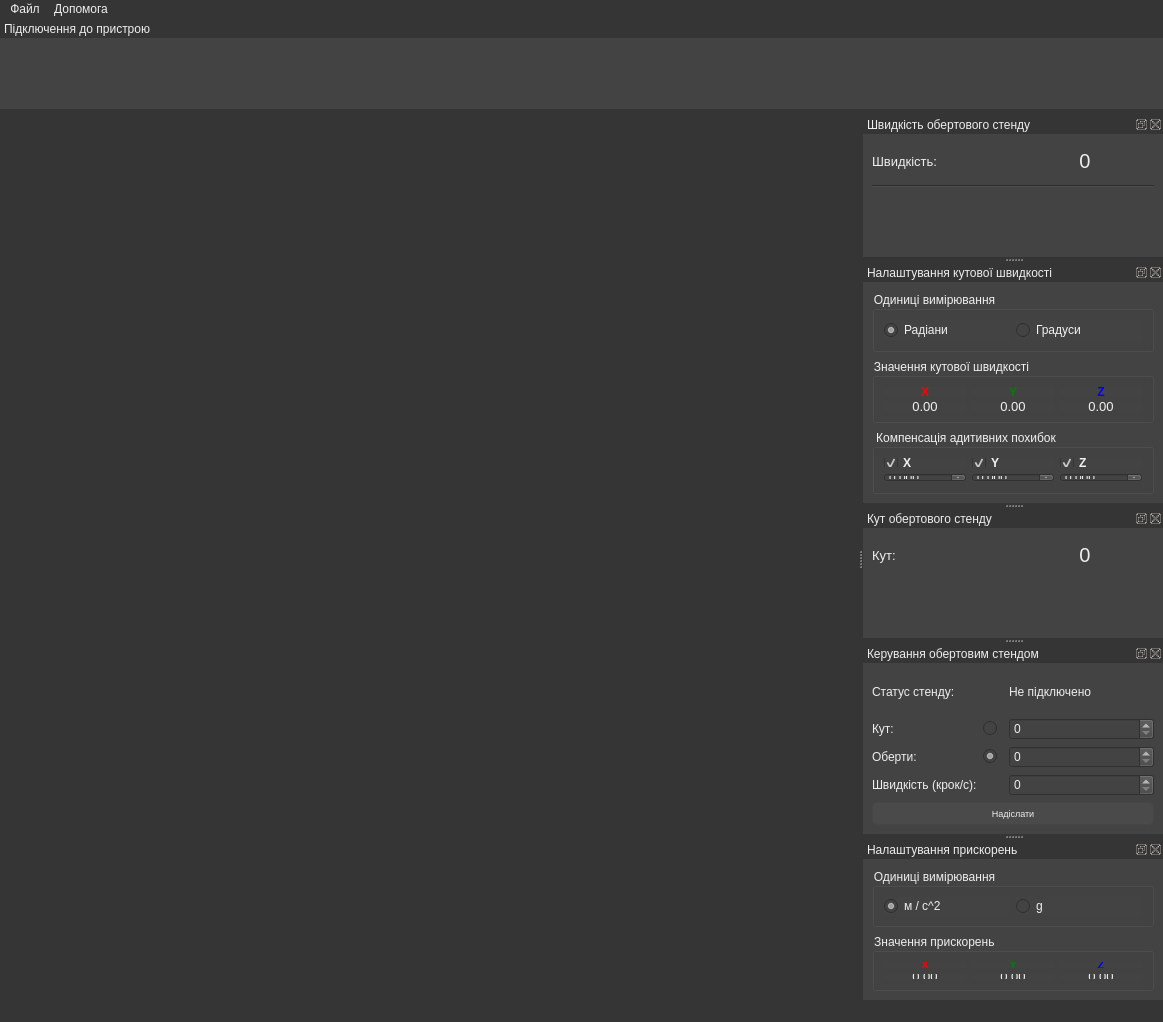
<?xml version="1.0" encoding="UTF-8"?>
<ui version="4.0">
 <class>MainWindow</class>
 <widget class="QMainWindow" name="MainWindow">
  <property name="geometry">
   <rect>
    <x>0</x>
    <y>0</y>
    <width>1163</width>
    <height>1022</height>
   </rect>
  </property>
  <property name="windowTitle">
   <string>PyQtier Main Window</string>
  </property>
  <property name="styleSheet">
   <string notr="true">			
	color: rgb(238, 238, 238);
	background-color: rgb(53, 53, 53);</string>
  </property>
  <widget class="QWidget" name="centralwidget">
   <property name="maximumSize">
    <size>
     <width>16777215</width>
     <height>16777215</height>
    </size>
   </property>
   <property name="styleSheet">
    <string notr="true">color: rgb(255, 255, 255);</string>
   </property>
   <layout class="QVBoxLayout" name="verticalLayout">
    <property name="leftMargin">
     <number>0</number>
    </property>
    <property name="topMargin">
     <number>0</number>
    </property>
    <property name="rightMargin">
     <number>0</number>
    </property>
    <property name="bottomMargin">
     <number>0</number>
    </property>
    <item>
     <widget class="QWidget" name="accel_plot_widget" native="true"/>
    </item>
    <item>
     <widget class="QWidget" name="gyro_plot_widget" native="true"/>
    </item>
    <item>
     <widget class="QWidget" name="euler_plot_widget" native="true"/>
    </item>
   </layout>
  </widget>
  <widget class="QMenuBar" name="menubar">
   <property name="geometry">
    <rect>
     <x>0</x>
     <y>0</y>
     <width>1163</width>
     <height>21</height>
    </rect>
   </property>
   <widget class="QMenu" name="menuFile">
    <property name="title">
     <string>Файл</string>
    </property>
    <addaction name="actionSettings"/>
    <addaction name="separator"/>
    <addaction name="actionQuit"/>
   </widget>
   <widget class="QMenu" name="menuHelp">
    <property name="title">
     <string>Допомога</string>
    </property>
    <addaction name="actionAbout"/>
   </widget>
   <addaction name="menuFile"/>
   <addaction name="menuHelp"/>
  </widget>
  <widget class="QStatusBar" name="statusbar"/>
  <widget class="QDockWidget" name="rotator_speed_dock_widget">
   <property name="minimumSize">
    <size>
     <width>300</width>
     <height>129</height>
    </size>
   </property>
   <property name="maximumSize">
    <size>
     <width>524287</width>
     <height>524287</height>
    </size>
   </property>
   <property name="styleSheet">
    <string notr="true">QTabBar:tab { color: white; border: 2px solid #00FFFF; background-color: gray;}</string>
   </property>
   <property name="allowedAreas">
    <set>Qt::LeftDockWidgetArea|Qt::RightDockWidgetArea</set>
   </property>
   <property name="windowTitle">
    <string>Швидкість обертового стенду</string>
   </property>
   <attribute name="dockWidgetArea">
    <number>2</number>
   </attribute>
   <widget class="QWidget" name="rotator_widget">
    <property name="styleSheet">
     <string notr="true">background-color: rgb(67, 67, 67);</string>
    </property>
    <layout class="QGridLayout" name="gridLayout_2">
     <item row="4" column="0">
      <widget class="QLabel" name="label_17">
       <property name="font">
        <font>
         <pointsize>10</pointsize>
        </font>
       </property>
       <property name="text">
        <string>Швидкість:</string>
       </property>
      </widget>
     </item>
     <item row="4" column="1">
      <widget class="QLabel" name="label_19">
       <property name="maximumSize">
        <size>
         <width>16777215</width>
         <height>36</height>
        </size>
       </property>
       <property name="font">
        <font>
         <pointsize>15</pointsize>
        </font>
       </property>
       <property name="text">
        <string>0</string>
       </property>
       <property name="alignment">
        <set>Qt::AlignCenter</set>
       </property>
      </widget>
     </item>
     <item row="6" column="0" colspan="2">
      <widget class="QWidget" name="rotation_speed_widget" native="true">
       <property name="minimumSize">
        <size>
         <width>0</width>
         <height>50</height>
        </size>
       </property>
      </widget>
     </item>
     <item row="5" column="0" colspan="2">
      <widget class="Line" name="line">
       <property name="orientation">
        <enum>Qt::Horizontal</enum>
       </property>
      </widget>
     </item>
    </layout>
   </widget>
  </widget>
  <widget class="QDockWidget" name="gyro_config_dock_widget">
   <property name="minimumSize">
    <size>
     <width>251</width>
     <height>240</height>
    </size>
   </property>
   <property name="maximumSize">
    <size>
     <width>524287</width>
     <height>240</height>
    </size>
   </property>
   <property name="styleSheet">
    <string notr="true">QTabBar:tab { color: white; border: 2px solid #00FFFF; background-color: gray;}</string>
   </property>
   <property name="windowTitle">
    <string>Налаштування кутової швидкості</string>
   </property>
   <attribute name="dockWidgetArea">
    <number>2</number>
   </attribute>
   <widget class="QWidget" name="dockWidgetContents">
    <property name="styleSheet">
     <string notr="true">background-color: rgb(67, 67, 67);
color: rgb(241, 241, 241);</string>
    </property>
    <layout class="QHBoxLayout" name="horizontalLayout_2">
     <property name="leftMargin">
      <number>0</number>
     </property>
     <property name="topMargin">
      <number>0</number>
     </property>
     <property name="rightMargin">
      <number>0</number>
     </property>
     <property name="bottomMargin">
      <number>0</number>
     </property>
     <item>
      <widget class="QWidget" name="accel_widget_2" native="true">
       <property name="styleSheet">
        <string notr="true">background-color: rgb(67, 67, 67);</string>
       </property>
       <layout class="QGridLayout" name="gridLayout_4">
        <item row="1" column="0" colspan="2">
         <widget class="QGroupBox" name="groupBox">
          <property name="title">
           <string>Значення кутової швидкості</string>
          </property>
          <layout class="QGridLayout" name="gridLayout_6">
           <item row="1" column="0">
            <widget class="QLabel" name="lb_gyro_x_value">
             <property name="font">
              <font>
               <pointsize>10</pointsize>
              </font>
             </property>
             <property name="text">
              <string>0.00</string>
             </property>
             <property name="alignment">
              <set>Qt::AlignCenter</set>
             </property>
            </widget>
           </item>
           <item row="1" column="1">
            <widget class="QLabel" name="lb_gyro_y_value">
             <property name="font">
              <font>
               <pointsize>10</pointsize>
              </font>
             </property>
             <property name="text">
              <string>0.00</string>
             </property>
             <property name="alignment">
              <set>Qt::AlignCenter</set>
             </property>
            </widget>
           </item>
           <item row="1" column="2">
            <widget class="QLabel" name="lb_gyro_z_value">
             <property name="font">
              <font>
               <pointsize>10</pointsize>
              </font>
             </property>
             <property name="text">
              <string>0.00</string>
             </property>
             <property name="alignment">
              <set>Qt::AlignCenter</set>
             </property>
            </widget>
           </item>
           <item row="0" column="1">
            <widget class="QLabel" name="label_21">
             <property name="font">
              <font>
               <weight>75</weight>
               <bold>true</bold>
              </font>
             </property>
             <property name="styleSheet">
              <string notr="true">color: green;</string>
             </property>
             <property name="text">
              <string>Y</string>
             </property>
             <property name="alignment">
              <set>Qt::AlignCenter</set>
             </property>
            </widget>
           </item>
           <item row="0" column="0">
            <widget class="QLabel" name="label_22">
             <property name="font">
              <font>
               <weight>75</weight>
               <bold>true</bold>
              </font>
             </property>
             <property name="styleSheet">
              <string notr="true">color: red;</string>
             </property>
             <property name="text">
              <string>X</string>
             </property>
             <property name="alignment">
              <set>Qt::AlignCenter</set>
             </property>
            </widget>
           </item>
           <item row="0" column="2">
            <widget class="QLabel" name="label_23">
             <property name="maximumSize">
              <size>
               <width>546783</width>
               <height>16777215</height>
              </size>
             </property>
             <property name="font">
              <font>
               <weight>75</weight>
               <bold>true</bold>
              </font>
             </property>
             <property name="styleSheet">
              <string notr="true">color: blue;</string>
             </property>
             <property name="text">
              <string>Z</string>
             </property>
             <property name="alignment">
              <set>Qt::AlignCenter</set>
             </property>
            </widget>
           </item>
          </layout>
         </widget>
        </item>
        <item row="2" column="0" colspan="2">
         <widget class="QGroupBox" name="groupBox_2">
          <property name="title">
           <string>Компенсація адитивних похибок</string>
          </property>
          <layout class="QGridLayout" name="gridLayout_7">
           <item row="1" column="0">
            <widget class="QDoubleSpinBox" name="sb_bias_x_gyro">
             <property name="decimals">
              <number>3</number>
             </property>
             <property name="minimum">
              <double>-100.000000000000000</double>
             </property>
             <property name="maximum">
              <double>100.000000000000000</double>
             </property>
             <property name="singleStep">
              <double>0.010000000000000</double>
             </property>
            </widget>
           </item>
           <item row="1" column="2">
            <widget class="QDoubleSpinBox" name="sb_bias_z_gyro">
             <property name="decimals">
              <number>3</number>
             </property>
             <property name="minimum">
              <double>-100.000000000000000</double>
             </property>
             <property name="maximum">
              <double>100.000000000000000</double>
             </property>
             <property name="singleStep">
              <double>0.010000000000000</double>
             </property>
            </widget>
           </item>
           <item row="1" column="1">
            <widget class="QDoubleSpinBox" name="sb_bias_y_gyro">
             <property name="decimals">
              <number>3</number>
             </property>
             <property name="minimum">
              <double>-100.000000000000000</double>
             </property>
             <property name="maximum">
              <double>100.000000000000000</double>
             </property>
             <property name="singleStep">
              <double>0.010000000000000</double>
             </property>
            </widget>
           </item>
           <item row="0" column="0">
            <widget class="QCheckBox" name="cb_accept_gyro_x_bias">
             <property name="maximumSize">
              <size>
               <width>76543</width>
               <height>16777215</height>
              </size>
             </property>
             <property name="font">
              <font>
               <weight>75</weight>
               <bold>true</bold>
              </font>
             </property>
             <property name="text">
              <string>X</string>
             </property>
             <property name="checked">
              <bool>true</bool>
             </property>
            </widget>
           </item>
           <item row="0" column="1">
            <widget class="QCheckBox" name="cb_accept_gyro_y_bias">
             <property name="maximumSize">
              <size>
               <width>9876543</width>
               <height>16777215</height>
              </size>
             </property>
             <property name="font">
              <font>
               <weight>75</weight>
               <bold>true</bold>
              </font>
             </property>
             <property name="text">
              <string>Y</string>
             </property>
             <property name="checked">
              <bool>true</bool>
             </property>
            </widget>
           </item>
           <item row="0" column="2">
            <widget class="QCheckBox" name="cb_accept_gyro_z_bias">
             <property name="maximumSize">
              <size>
               <width>16777215</width>
               <height>16777215</height>
              </size>
             </property>
             <property name="font">
              <font>
               <weight>75</weight>
               <bold>true</bold>
              </font>
             </property>
             <property name="text">
              <string>Z</string>
             </property>
             <property name="checked">
              <bool>true</bool>
             </property>
            </widget>
           </item>
          </layout>
         </widget>
        </item>
        <item row="0" column="0" colspan="2">
         <widget class="QGroupBox" name="groupBox_4">
          <property name="title">
           <string>Одиниці вимірювання</string>
          </property>
          <layout class="QHBoxLayout" name="horizontalLayout_5">
           <item>
            <widget class="QRadioButton" name="rb_radians">
             <property name="text">
              <string>Радіани</string>
             </property>
             <property name="checked">
              <bool>true</bool>
             </property>
            </widget>
           </item>
           <item>
            <widget class="QRadioButton" name="rb_degrees">
             <property name="text">
              <string>Градуси</string>
             </property>
            </widget>
           </item>
          </layout>
         </widget>
        </item>
       </layout>
      </widget>
     </item>
    </layout>
   </widget>
  </widget>
  <widget class="QDockWidget" name="dockWidget_3">
   <property name="minimumSize">
    <size>
     <width>250</width>
     <height>90</height>
    </size>
   </property>
   <property name="maximumSize">
    <size>
     <width>524287</width>
     <height>90</height>
    </size>
   </property>
   <property name="styleSheet">
    <string notr="true">QTabBar:tab { color: white; border: 2px solid #00FFFF; background-color: gray;}</string>
   </property>
   <property name="features">
    <set>QDockWidget::DockWidgetMovable</set>
   </property>
   <property name="allowedAreas">
    <set>Qt::BottomDockWidgetArea|Qt::TopDockWidgetArea</set>
   </property>
   <property name="windowTitle">
    <string>Підключення до пристрою</string>
   </property>
   <attribute name="dockWidgetArea">
    <number>4</number>
   </attribute>
   <widget class="QWidget" name="dockWidgetContents_3">
    <property name="styleSheet">
     <string notr="true">background-color: rgb(67, 67, 67);
color: rgb(241, 241, 241);</string>
    </property>
    <layout class="QHBoxLayout" name="horizontalLayout">
     <property name="leftMargin">
      <number>0</number>
     </property>
     <property name="topMargin">
      <number>0</number>
     </property>
     <property name="rightMargin">
      <number>0</number>
     </property>
     <property name="bottomMargin">
      <number>0</number>
     </property>
     <item>
      <widget class="QWidget" name="devices_widget" native="true">
       <property name="minimumSize">
        <size>
         <width>0</width>
         <height>70</height>
        </size>
       </property>
      </widget>
     </item>
     <item>
      <spacer name="horizontalSpacer">
       <property name="orientation">
        <enum>Qt::Horizontal</enum>
       </property>
       <property name="sizeHint" stdset="0">
        <size>
         <width>1144</width>
         <height>20</height>
        </size>
       </property>
      </spacer>
     </item>
    </layout>
   </widget>
  </widget>
  <widget class="QDockWidget" name="rotation_angle_dock_widget">
   <property name="styleSheet">
    <string notr="true">QTabBar:tab { color: white; border: 2px solid #00FFFF; background-color: gray;}</string>
   </property>
   <property name="windowTitle">
    <string>Кут обертового стенду</string>
   </property>
   <attribute name="dockWidgetArea">
    <number>2</number>
   </attribute>
   <widget class="QWidget" name="rotation_angle_base_widget">
    <property name="styleSheet">
     <string notr="true">background-color: rgb(67, 67, 67);</string>
    </property>
    <layout class="QGridLayout" name="gridLayout_5">
     <item row="1" column="0" colspan="2">
      <widget class="QWidget" name="rotation_angle_widget" native="true">
       <property name="minimumSize">
        <size>
         <width>0</width>
         <height>50</height>
        </size>
       </property>
      </widget>
     </item>
     <item row="0" column="1">
      <widget class="QLabel" name="label_18">
       <property name="maximumSize">
        <size>
         <width>16777215</width>
         <height>36</height>
        </size>
       </property>
       <property name="font">
        <font>
         <pointsize>15</pointsize>
        </font>
       </property>
       <property name="text">
        <string>0</string>
       </property>
       <property name="alignment">
        <set>Qt::AlignCenter</set>
       </property>
      </widget>
     </item>
     <item row="0" column="0">
      <widget class="QLabel" name="label_16">
       <property name="font">
        <font>
         <pointsize>10</pointsize>
        </font>
       </property>
       <property name="text">
        <string>Кут:</string>
       </property>
      </widget>
     </item>
    </layout>
   </widget>
  </widget>
  <widget class="QDockWidget" name="rotator_config_dock_widget">
   <property name="minimumSize">
    <size>
     <width>290</width>
     <height>190</height>
    </size>
   </property>
   <property name="maximumSize">
    <size>
     <width>524287</width>
     <height>190</height>
    </size>
   </property>
   <property name="windowTitle">
    <string>Керування обертовим стендом</string>
   </property>
   <attribute name="dockWidgetArea">
    <number>2</number>
   </attribute>
   <widget class="QWidget" name="dockWidgetContents_4">
    <property name="styleSheet">
     <string notr="true">background-color: rgb(67, 67, 67);</string>
    </property>
    <layout class="QHBoxLayout" name="horizontalLayout_4">
     <property name="leftMargin">
      <number>0</number>
     </property>
     <property name="topMargin">
      <number>0</number>
     </property>
     <property name="rightMargin">
      <number>0</number>
     </property>
     <property name="bottomMargin">
      <number>0</number>
     </property>
     <item>
      <widget class="QWidget" name="widget" native="true">
       <property name="minimumSize">
        <size>
         <width>0</width>
         <height>139</height>
        </size>
       </property>
       <layout class="QGridLayout" name="gridLayout">
        <item row="0" column="0">
         <widget class="QLabel" name="label_11">
          <property name="text">
           <string>Статус стенду:</string>
          </property>
         </widget>
        </item>
        <item row="4" column="0" colspan="4">
         <widget class="QPushButton" name="bt_rotator_send">
          <property name="font">
           <font>
            <pointsize>7</pointsize>
           </font>
          </property>
          <property name="styleSheet">
           <string notr="true">QPushButton {
	border: 1px solid rgb(70, 70, 70) ;
	border-radius: 5px;
	background-color: rgb(74, 74, 74);
	padding: 5px;
}

QPushButton:pressed {
	border: 1px solid rgb(54, 54, 54) ;
	background-color: rgb(20, 20, 20);
}</string>
          </property>
          <property name="text">
           <string>Надіслати</string>
          </property>
         </widget>
        </item>
        <item row="1" column="0">
         <widget class="QLabel" name="label_12">
          <property name="text">
           <string>Кут:</string>
          </property>
         </widget>
        </item>
        <item row="3" column="0">
         <widget class="QLabel" name="label_14">
          <property name="text">
           <string>Швидкість (крок/с):</string>
          </property>
         </widget>
        </item>
        <item row="0" column="2">
         <widget class="QLabel" name="lb_rotator_status">
          <property name="text">
           <string>Не підключено</string>
          </property>
         </widget>
        </item>
        <item row="2" column="0">
         <widget class="QLabel" name="label_13">
          <property name="text">
           <string>Оберти:</string>
          </property>
         </widget>
        </item>
        <item row="1" column="1">
         <widget class="QRadioButton" name="rb_send_angle">
          <property name="minimumSize">
           <size>
            <width>20</width>
            <height>0</height>
           </size>
          </property>
          <property name="text">
           <string/>
          </property>
         </widget>
        </item>
        <item row="2" column="1">
         <widget class="QRadioButton" name="rb_send_rotation">
          <property name="minimumSize">
           <size>
            <width>20</width>
            <height>0</height>
           </size>
          </property>
          <property name="maximumSize">
           <size>
            <width>20</width>
            <height>16777215</height>
           </size>
          </property>
          <property name="text">
           <string/>
          </property>
          <property name="checked">
           <bool>true</bool>
          </property>
         </widget>
        </item>
        <item row="1" column="2" colspan="2">
         <widget class="QSpinBox" name="sb_rotator_angle">
          <property name="maximum">
           <number>359</number>
          </property>
         </widget>
        </item>
        <item row="2" column="2" colspan="2">
         <widget class="QSpinBox" name="sb_rotator_rotation"/>
        </item>
        <item row="3" column="2" colspan="2">
         <widget class="QSpinBox" name="sb_rotator_speed">
          <property name="maximum">
           <number>1500</number>
          </property>
         </widget>
        </item>
       </layout>
      </widget>
     </item>
    </layout>
   </widget>
  </widget>
  <widget class="QDockWidget" name="accel_config_dock_widget">
   <property name="minimumSize">
    <size>
     <width>188</width>
     <height>160</height>
    </size>
   </property>
   <property name="maximumSize">
    <size>
     <width>524287</width>
     <height>160</height>
    </size>
   </property>
   <property name="windowTitle">
    <string>Налаштування прискорень</string>
   </property>
   <attribute name="dockWidgetArea">
    <number>2</number>
   </attribute>
   <widget class="QWidget" name="accel_widget_3">
    <property name="styleSheet">
     <string notr="true">background-color: rgb(67, 67, 67);</string>
    </property>
    <layout class="QGridLayout" name="gridLayout_8">
     <item row="1" column="0" colspan="2">
      <widget class="QGroupBox" name="groupBox_3">
       <property name="title">
        <string>Значення прискорень </string>
       </property>
       <layout class="QGridLayout" name="gridLayout_9">
        <item row="1" column="0">
         <widget class="QLabel" name="lb_accel_x_value">
          <property name="font">
           <font>
            <pointsize>10</pointsize>
           </font>
          </property>
          <property name="text">
           <string>0.00</string>
          </property>
          <property name="alignment">
           <set>Qt::AlignCenter</set>
          </property>
         </widget>
        </item>
        <item row="1" column="1">
         <widget class="QLabel" name="lb_accel_y_value">
          <property name="font">
           <font>
            <pointsize>10</pointsize>
           </font>
          </property>
          <property name="text">
           <string>0.00</string>
          </property>
          <property name="alignment">
           <set>Qt::AlignCenter</set>
          </property>
         </widget>
        </item>
        <item row="1" column="2">
         <widget class="QLabel" name="lb_accel_z_value">
          <property name="font">
           <font>
            <pointsize>10</pointsize>
           </font>
          </property>
          <property name="text">
           <string>0.00</string>
          </property>
          <property name="alignment">
           <set>Qt::AlignCenter</set>
          </property>
         </widget>
        </item>
        <item row="0" column="1">
         <widget class="QLabel" name="label_24">
          <property name="font">
           <font>
            <weight>75</weight>
            <bold>true</bold>
           </font>
          </property>
          <property name="styleSheet">
           <string notr="true">color: green;</string>
          </property>
          <property name="text">
           <string>Y</string>
          </property>
          <property name="alignment">
           <set>Qt::AlignCenter</set>
          </property>
         </widget>
        </item>
        <item row="0" column="0">
         <widget class="QLabel" name="label_25">
          <property name="font">
           <font>
            <weight>75</weight>
            <bold>true</bold>
           </font>
          </property>
          <property name="styleSheet">
           <string notr="true">color: red;</string>
          </property>
          <property name="text">
           <string>X</string>
          </property>
          <property name="alignment">
           <set>Qt::AlignCenter</set>
          </property>
         </widget>
        </item>
        <item row="0" column="2">
         <widget class="QLabel" name="label_26">
          <property name="maximumSize">
           <size>
            <width>546783</width>
            <height>16777215</height>
           </size>
          </property>
          <property name="font">
           <font>
            <weight>75</weight>
            <bold>true</bold>
           </font>
          </property>
          <property name="styleSheet">
           <string notr="true">color: blue;</string>
          </property>
          <property name="text">
           <string>Z</string>
          </property>
          <property name="alignment">
           <set>Qt::AlignCenter</set>
          </property>
         </widget>
        </item>
       </layout>
      </widget>
     </item>
     <item row="0" column="0" colspan="2">
      <widget class="QGroupBox" name="groupBox_5">
       <property name="title">
        <string>Одиниці вимірювання</string>
       </property>
       <layout class="QHBoxLayout" name="horizontalLayout_6">
        <item>
         <widget class="QRadioButton" name="rb_m_sec_2">
          <property name="text">
           <string>м / с^2</string>
          </property>
          <property name="checked">
           <bool>true</bool>
          </property>
         </widget>
        </item>
        <item>
         <widget class="QRadioButton" name="rb_g">
          <property name="text">
           <string>g</string>
          </property>
         </widget>
        </item>
       </layout>
      </widget>
     </item>
    </layout>
   </widget>
  </widget>
  <action name="actionSettings">
   <property name="text">
    <string>Налаштування</string>
   </property>
  </action>
  <action name="actionQuit">
   <property name="text">
    <string>Закрити програму</string>
   </property>
   <property name="shortcut">
    <string>Ctrl+Q</string>
   </property>
  </action>
  <action name="actionAbout">
   <property name="text">
    <string>Про програму</string>
   </property>
  </action>
 </widget>
 <resources/>
 <connections/>
</ui>
